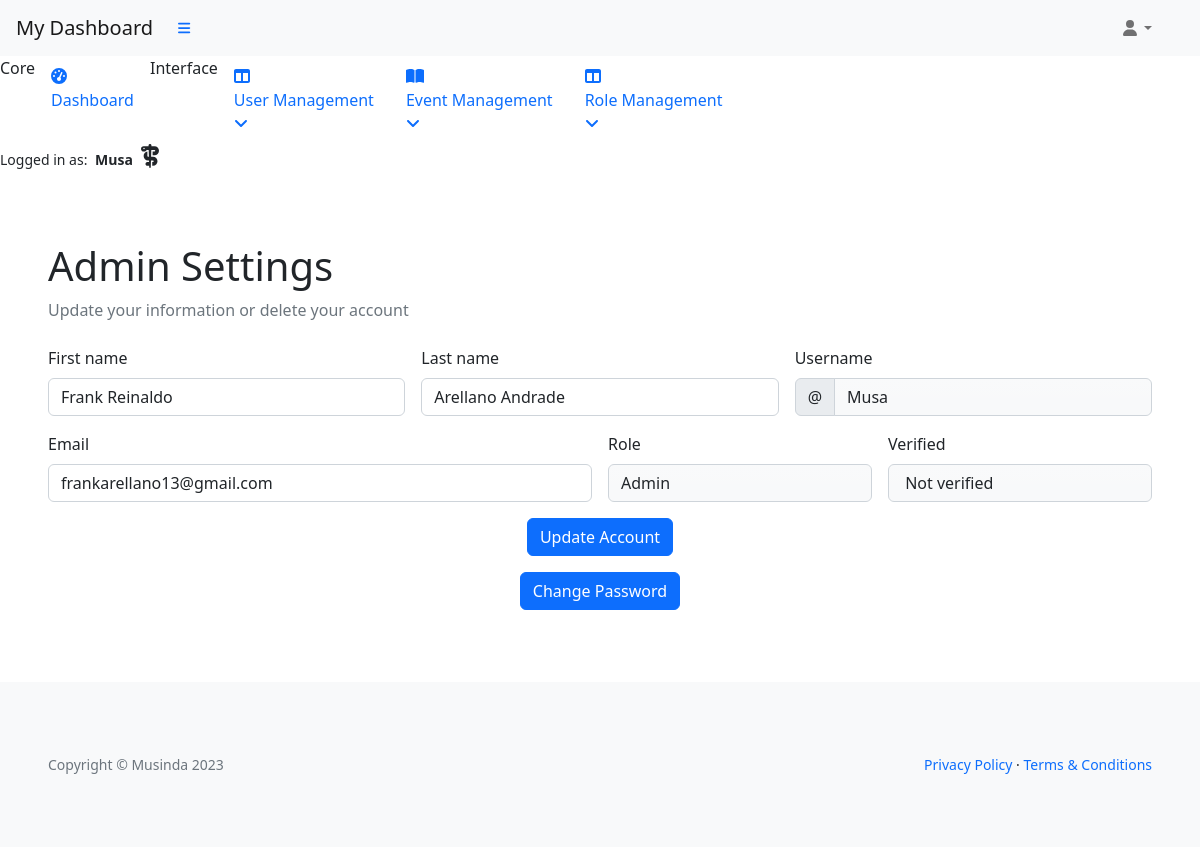
/office/settings/ (signed in), run on an earlier commit of the app's database.
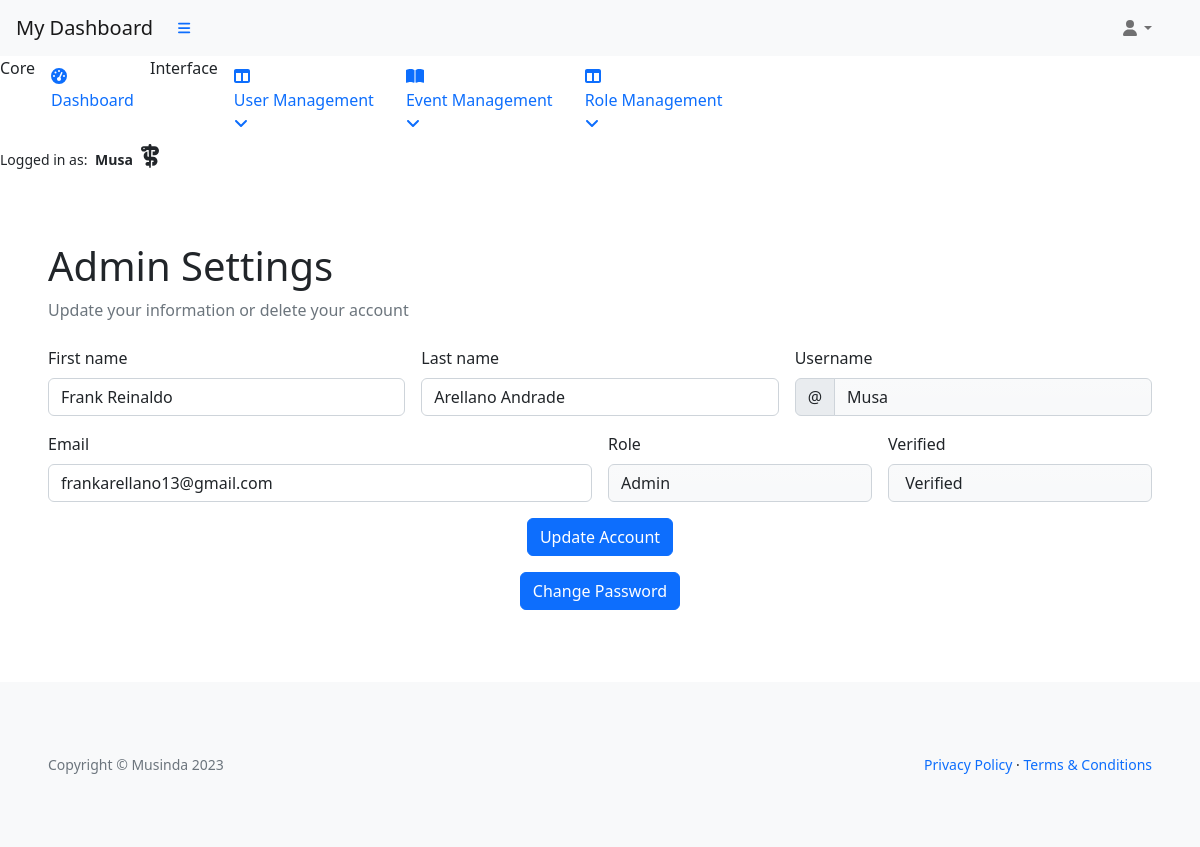
And on a later commit of the database.
### musa/models.py (models this page shows, shortened)
class UserProfile(AbstractUser):
    verified = models.BooleanField(default=False)
    role = models.IntegerField(choices=ROLES, default=0)
    user_card = models.ManyToManyField(
        'vote_management.VoteCard', through='vote_management.VoteRecord', related_name='user_cards')
    class Meta:
        ordering = ['username']

### admin_profile/views.py (the view, shortened to what this page needs)
# urls.py: path('office/settings/', AdminSettings.as_view(),
class AdminSettings(AdminRequiredMixin, UpdateView):
    model = UserProfile
    form_class = AdminProfileForm
    template_name = 'backend/admin-dashboard/settings.html'
    context_object_name = 'admin_settings'
    def get_object(self, queryset=None):
        return self.request.user

### admin_profile/views.py
class AdminProfileForm(forms.ModelForm):
    class Meta:
        model = UserProfile
        fields = ['first_name', 'last_name', 'email', 'username']

### admin_profile/views.py (called while the page is built)
    def test_func(self):
        user_profile = self.request.user
        return user_profile and user_profile.role == 2

### templates/backend/admin-dashboard/settings.html (shortened to what this page needs)
{% extends "backend/admin-dashboard/base.html" %}
{% load i18n %}
{% block content%}
<div id="layoutSidenav_content">
    <main>
        <div class="container-fluid p-5">
            <h1 class="mt-4">Admin Settings</h1>
            <ol class="breadcrumb mb-4">
                <li class="breadcrumb-item active">Update your information or delete your account</li>
            </ol>
            <form class="row g-3 needs-validation" method="POST" action="{% url 'admin_settings' %}" novalidate>
                {% if admin_settings.role == 2 %}
                <div class="col-md-4">
                    <label for="validationCustom01" class="form-label">First name</label>
                    <input type="text" class="form-control" id="validationCustom01"
                        value="{{ admin_settings.first_name}}" name="first_name" required>
                </div>
                <div class="col-md-4">
                    <label for="validationCustom02" class="form-label">Last name</label>
                    <input type="text" class="form-control" id="validationCustom02"
                        value="{{ admin_settings.last_name}}" name="last_name" required>
                </div>
                {% endif %}
                <div class="col-md-4">
                    <label for="validationCustomUsername" class="form-label">Username</label>
                    <div class="input-group has-validation">
                        <span class="input-group-text" id="inputGroupPrepend">@</span>
                        <input type="text" value="{{ admin_settings.username}}"
                            class="form-control bg-light bg-gradient" id="validationCustomUsername" name="username"
                            aria-describedby="inputGroupPrepend" required readonly>
                    </div>
                </div>
                <div class="col-md-6">
                    <label for="validationCustom03" class="form-label">Email</label>
                    <input type="email" value="{{ admin_settings.email}}"
                        class="form-control {% if form.errors.email %}is-invalid{% endif %}" id="validationCustom03"
                        name="email" required>
                </div>
                <div class="col-md-3">
                    <label for="validationCustom04" class="form-label">Role</label>
                    <input type="text" value="{{ admin_settings.get_role_display}}" name="role"
                        class="form-control bg-light bg-gradient" id="validationCustom04" required readonly>
                </div>
                <div class="col-md-3">
                    <label for="validationCustom05" class="form-label">Verified</label>
                    <input type="text"
                        value="{% if admin_settings.verified == 1 %} Verified {% else %} Not verified {% endif %}"
                        name="verified" class="form-control bg-light bg-gradient" id="validationCustom05" required
                        readonly>
                </div>
                <div class="col-12 text-center">
                    <button class="btn btn-primary" type="submit">Update Account</button>
                </div>
                <div class="col-12 text-center">
                    <a class="btn btn-primary" href="{% url 'admin_change' %}">Change Password</a>
                </div>
            </form>
        </div>
    </main>
</div>
{% endblock %}

### templates/backend/admin-dashboard/base.html (shortened to what the changed rows need)
{% load static %}
{% now "Y-m-d" as current_date %}
<!DOCTYPE html>
<html lang="en">
<head>
    <link href="https://cdn.jsdelivr.net/npm/simple-datatables@7.1.2/dist/style.min.css" rel="stylesheet" />
    <link href="{% static 'admin/css/styles.css' %}" rel="stylesheet" />
    <link rel="stylesheet" href="{% static 'custom/css/style.css' %}">
</head>
<body class="sb-nav-fixed">
    <div id="layoutSidenav">
        <div id="layoutSidenav_nav">
            <nav class="sb-sidenav accordion sb-sidenav-light" id="sidenavAccordion">
                <div class="sb-sidenav-footer">
                    <div class="small">Logged in as:
                        <span class="px-1"><strong>{{ request.user.username }}
                                {% if request.user.role == 2 %}
                                <i class="fa-solid fa-staff-snake px-1 fs-4 text"></i>
                                {% endif %}
                            </strong>
                        </span>
                    </div>
                </div>
            </nav>
        </div>
        {% block content %}
        {% endblock content %}
    </div>
</body>
</html>

What changed in the data, as far as the page shows it:
changed UserProfile "Musa": verified "Not verified" → "Verified"
